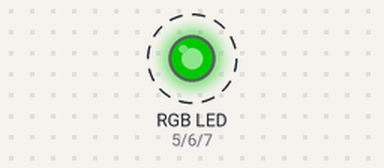
Simulated run of this sketch. Board: Arduino Uno, built with avr-gcc and run on an emulated ATmega328P. On the bench: an RGB LED mixed from three pins (HIGH = lit). Dashed ring = blinking. Dim RGB values are drawn brighter than linear.

Above: at 0.05 s.
Timing chart, 0 to 4.6 s (numbered marks = the images above):
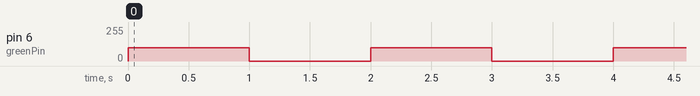

Measured:
- by itself, pin 6 (greenPin): alternates 100/255 for 1.0 s and 0/255 for 1.0 s

The sketch:

testcode_LED.ino
```cpp
int redPin= 5;    //pins in these
int greenPin = 6;
int  bluePin = 7;

void setup() {

  pinMode(redPin,  OUTPUT);
  pinMode(greenPin, OUTPUT);
  pinMode(bluePin, OUTPUT);
}
void  loop() {

  setColor(0,  100, 0); // green test
  delay(1000);
  setColor(0, 0, 100); // blue test
  delay(1000);
}
void setColor(int redValue, int greenValue,  int blueValue) {  //make function to call to set the color
  analogWrite(redPin, redValue);
  analogWrite(greenPin,  greenValue);
  analogWrite(bluePin, blueValue);
}
```
